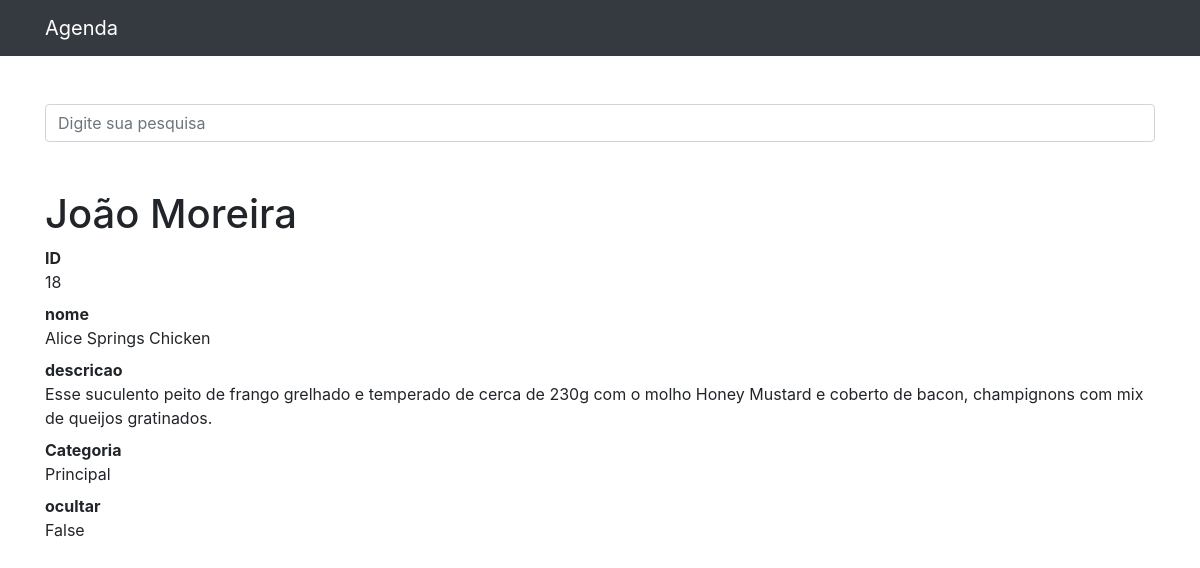
/18, run on the app's committed database.
### items/models.py (models this page shows, shortened)
class Item(models.Model):
    nome = models.CharField(max_length=255)
    data_criacao = models.DateTimeField(default=timezone.now)
    descricao = models.TextField(blank=True)
    categoria = models.ForeignKey(Categoria, on_delete=models.DO_NOTHING)
    ocultar = models.BooleanField(default=False)
    foto = models.ImageField(blank=True, upload_to='fotos/%y/%m/')

class Categoria(models.Model):
    nome = models.CharField(max_length=255)
    def __str__(self):
        return self.nome

### items/views.py (the view)
# urls.py: path('<int:item_id>', views.vw_item, name='vw_item'),
def vw_item(request, item_id):
    item = get_object_or_404(Item, id=item_id)
    return render(request, 'item/vw_item.html', {
        'item': item
    })

### items/templates/item/vw_item.html (shortened to what this page needs)
{% extends 'base.html' %}
{%block conteudo%}
    <h1 class="mt-5">João Moreira</h1>
      <dl>
        <dt>ID</dt>
        <dd>{{item.id}}</dd>
        <dt>nome</dt>
        <dd>{{item.nome}}</dd>
        <dt>descricao</dt>
        <dd>{{item.descricao}}</dd>
        <dt>Categoria</dt>
        <dd>{{item.categoria}}</dd>
        <dt>ocultar</dt>
        <dd>{{item.ocultar}}</dd>
      </dl>
{%endblock%}

### data on the page
Item: id "18", nome "Alice Springs Chicken", descricao "Esse suculento peito de frango grelhado e temperado de cerca de 230g com o molho Honey Mustard e coberto de bacon, champignons com mix de queijos gratinados.", categoria "Principal", ocultar "False"
